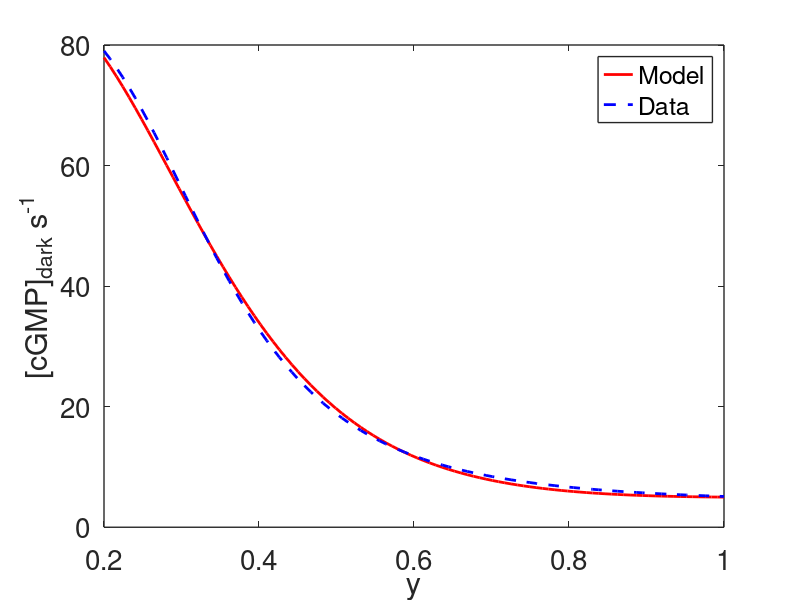

The MATLAB source for this figure:
%    -------------------------------------------------------------------
%
%     Plot the function that controls light adaptation in the model of LA
%     in cones. Compare to data.
%
%     For Chapter 19, Section 19.2.2 of
%     Keener and Sneyd, Mathematical Physiology, 3rd Edition, Springer.
%
%     Written by James Keener and James Sneyd.
%
%    -------------------------------------------------------------------

clear all
close all
clc
set(0,                           ...
   'defaultaxesfontsize', 20,   ...
   'defaultaxeslinewidth', 1.0, ...
   'defaultlinelinewidth', 2.0, ...
   'defaultpatchlinewidth', 0.7);

vstar = 35.7;
s1=1.59/vstar;
s2=1130;
vK=-13/vstar ; 
tauy=0.07; 
k1=35.4 ;
gam=303 ;
delta=5 ;
kappa=0.1;
eta=52.5 ;
tau1=0.012 ;
taum=0.016 ;
tauz=0.04;

y = linspace(0.2,1,100);

phi=(y.*exp(vK*(1-y))).^(1/3).*(delta+(gam-delta)*eta*(exp(-vK*(1-y)/s1)-1)./ ...
        (s2*k1+eta*(exp(-vK*(1-y)/s1)-1)));
A=4+84./(1+(y/0.34).^4); 

plot(y,phi,'r',y,A,'--b')
xlabel('y')
ylabel('[cGMP]_{dark} s^{-1}')
legend('Model','Data')
